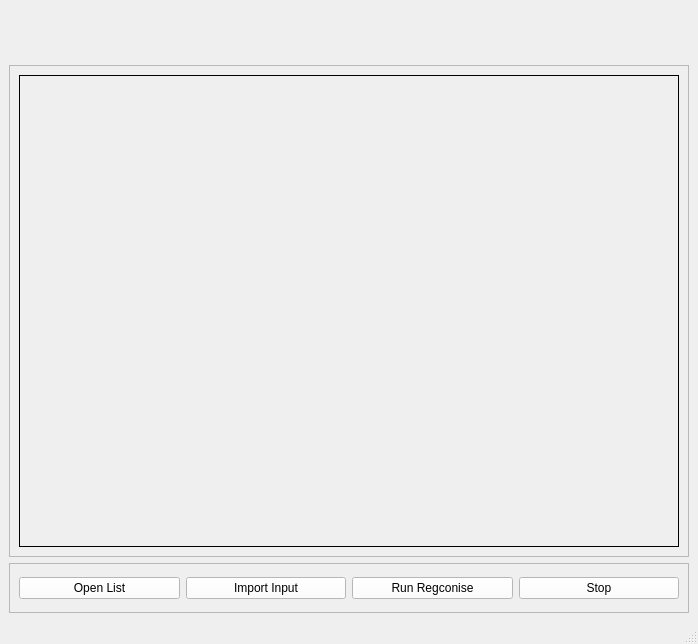
<?xml version="1.0" encoding="UTF-8"?>
<ui version="4.0">
 <class>MainWindow</class>
 <widget class="QMainWindow" name="MainWindow">
  <property name="geometry">
   <rect>
    <x>0</x>
    <y>0</y>
    <width>698</width>
    <height>644</height>
   </rect>
  </property>
  <property name="windowTitle">
   <string>MainWindow</string>
  </property>
  <widget class="QWidget" name="centralwidget">
   <layout class="QVBoxLayout" name="verticalLayout_2">
    <item alignment="Qt::AlignLeft">
     <widget class="QLabel" name="label">
      <property name="maximumSize">
       <size>
        <width>200</width>
        <height>50</height>
       </size>
      </property>
      <property name="text">
       <string/>
      </property>
      <property name="pixmap">
       <pixmap>C:/Users/vuongnguyen/Pictures/Lovepik_com-401572796-camera-icon.png</pixmap>
      </property>
      <property name="scaledContents">
       <bool>true</bool>
      </property>
     </widget>
    </item>
    <item>
     <widget class="QFrame" name="frame_2">
      <property name="sizePolicy">
       <sizepolicy hsizetype="Preferred" vsizetype="Preferred">
        <horstretch>0</horstretch>
        <verstretch>0</verstretch>
       </sizepolicy>
      </property>
      <property name="minimumSize">
       <size>
        <width>680</width>
        <height>480</height>
       </size>
      </property>
      <property name="frameShape">
       <enum>QFrame::StyledPanel</enum>
      </property>
      <property name="frameShadow">
       <enum>QFrame::Raised</enum>
      </property>
      <layout class="QGridLayout" name="gridLayout">
       <item row="0" column="0">
        <widget class="QLabel" name="scr_vieo">
         <property name="minimumSize">
          <size>
           <width>594</width>
           <height>0</height>
          </size>
         </property>
         <property name="maximumSize">
          <size>
           <width>780</width>
           <height>580</height>
          </size>
         </property>
         <property name="frameShape">
          <enum>QFrame::Box</enum>
         </property>
         <property name="text">
          <string/>
         </property>
         <property name="scaledContents">
          <bool>true</bool>
         </property>
        </widget>
       </item>
      </layout>
     </widget>
    </item>
    <item>
     <widget class="QFrame" name="frame">
      <property name="maximumSize">
       <size>
        <width>16777215</width>
        <height>50</height>
       </size>
      </property>
      <property name="frameShape">
       <enum>QFrame::StyledPanel</enum>
      </property>
      <property name="frameShadow">
       <enum>QFrame::Raised</enum>
      </property>
      <layout class="QHBoxLayout" name="horizontalLayout_2">
       <item>
        <widget class="QPushButton" name="btn_open">
         <property name="styleSheet">
          <string notr="true">background-color: rgb(255, 255, 255);
color: rgb(0, 0, 0);</string>
         </property>
         <property name="text">
          <string>Open List</string>
         </property>
        </widget>
       </item>
       <item>
        <widget class="QPushButton" name="btn_import">
         <property name="styleSheet">
          <string notr="true">background-color: rgb(255, 255, 255);
color: rgb(0, 0, 0);</string>
         </property>
         <property name="text">
          <string>Import Input</string>
         </property>
        </widget>
       </item>
       <item>
        <widget class="QPushButton" name="btn_run">
         <property name="styleSheet">
          <string notr="true">background-color: rgb(255, 255, 255);
color: rgb(0, 0, 0);</string>
         </property>
         <property name="text">
          <string>Run Regconise</string>
         </property>
        </widget>
       </item>
       <item>
        <widget class="QPushButton" name="btn_stop">
         <property name="styleSheet">
          <string notr="true">background-color: rgb(255, 255, 255);
color: rgb(0, 0, 0);</string>
         </property>
         <property name="text">
          <string>Stop</string>
         </property>
        </widget>
       </item>
      </layout>
     </widget>
    </item>
   </layout>
  </widget>
  <widget class="QMenuBar" name="menubar">
   <property name="geometry">
    <rect>
     <x>0</x>
     <y>0</y>
     <width>698</width>
     <height>21</height>
    </rect>
   </property>
  </widget>
  <widget class="QStatusBar" name="statusbar"/>
 </widget>
 <resources/>
 <connections/>
</ui>
